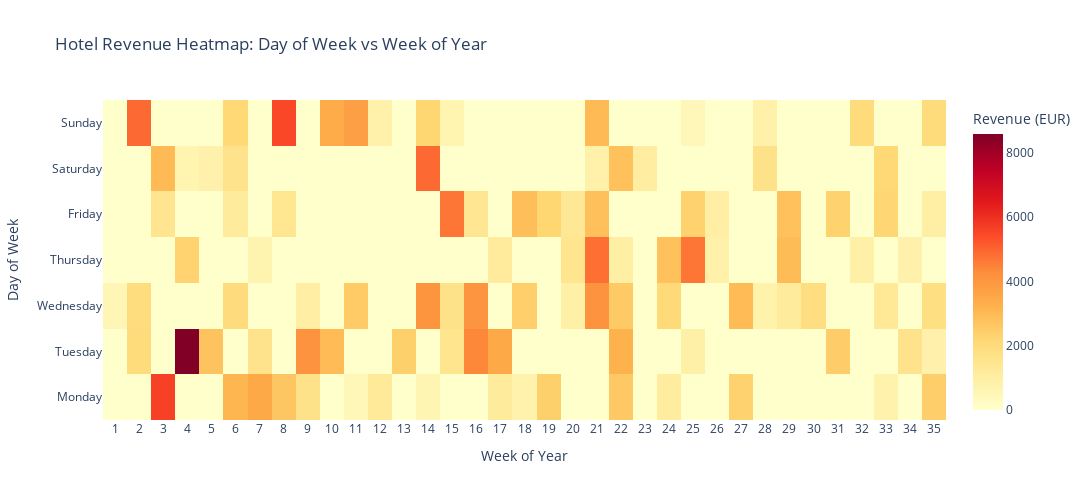

The notebook cell saved with this chart:
### Markdown cell above
## 3) Chart 2: Revenue Heatmap (Day of Week vs Week of Year)

This heat map shows the hotel revenue pattern by day of the week and week of the year.

### Code cell
# CHART 2: Revenue Heatmap (Day of Week vs Week of Year)

# Confirm which date column is being used
print(f"Using date column for heatmap: {trx_date_col}")

# Prepare revenue data - use loaded transactions
revenue_data = transactions[(transactions['credit_or_debit'] == 'CRDT') & 
                             (transactions['additional_info'].str.contains('Resort Revenue', na=False))].copy()

revenue_data['date'] = pd.to_datetime(revenue_data[trx_date_col])
revenue_data['day_of_week'] = revenue_data['date'].dt.day_name()
# Convert week to integer properly
revenue_data['week_of_year'] = revenue_data['date'].dt.isocalendar().week.astype(int)

# Aggregate revenue by week and day
heatmap_data = revenue_data.groupby(['week_of_year', 'day_of_week'], as_index=False)['amount'].sum()

# Debug: check data
print(f"Heatmap data shape: {heatmap_data.shape}")
print(f"Sample data:\n{heatmap_data.head(10)}")
print(f"Week range: {heatmap_data['week_of_year'].min()} to {heatmap_data['week_of_year'].max()}")

# Pivot for heatmap
day_order = ['Monday', 'Tuesday', 'Wednesday', 'Thursday', 'Friday', 'Saturday', 'Sunday']
heatmap_pivot = heatmap_data.pivot(index='day_of_week', columns='week_of_year', values='amount')
heatmap_pivot = heatmap_pivot.reindex(day_order)

# Replace NaN with 0 for visualization
heatmap_pivot = heatmap_pivot.fillna(0)

# Create heatmap
fig2 = go.Figure(data=go.Heatmap(
    z=heatmap_pivot.values,
    x=heatmap_pivot.columns.tolist(),
    y=heatmap_pivot.index.tolist(),
    colorscale='YlOrRd',
    hovertemplate='Week %{x}<br>%{y}<br>Revenue: €%{z:,.2f}<extra></extra>',
    colorbar=dict(title='Revenue (EUR)'),
    zmid=None  # Auto-scale colors
))

fig2.update_layout(
    title='Hotel Revenue Heatmap: Day of Week vs Week of Year',
    xaxis=dict(title='Week of Year', type='category'),
    yaxis=dict(title='Day of Week'),
    height=500,
    width=1200
)

fig2.show()

### Figure 1 — Plotly figure (JSON) as saved in the notebook; plotly's stock layout.template omitted (floating-point values rounded to 4 significant figures; data arrays with more than 128 entries replaced by an {"elided": "..."} marker saying what was removed)
{"data": [{"colorbar": {"title": {"text": "Revenue (EUR)"}}, "colorscale": [[0, "rgb(255,255,204)"], [0.125, "rgb(255,237,160)"], [0.25, "rgb(254,217,118)"], [0.375, "rgb(254,178,76)"], [0.5, "rgb(253,141,60)"], [0.625, "rgb(252,78,42)"], [0.75, "rgb(227,26,28)"], [0.875, "rgb(189,0,38)"], [1, "rgb(128,0,38)"]], "hovertemplate": "Week %{x}<br>%{y}<br>Revenue: €%{z:,.2f}<extra></extra>", "type": "heatmap", "x": [1, 2, 3, 4, 5, 6, 7, 8, 9, 10, 11, 12, 13, 14, 15, 16, 17, 18, 19, 20, 21, 22, 23, 24, 25, 26, 27, 28, 29, 30, 31, 32, 33, 34, 35], "y": ["Monday", "Tuesday", "Wednesday", "Thursday", "Friday", "Saturday", "Sunday"], "z": {"elided": "7x35 float values"}}], "layout": {"height": 500, "title": {"text": "Hotel Revenue Heatmap: Day of Week vs Week of Year"}, "width": 1200, "xaxis": {"title": {"text": "Week of Year"}, "type": "category"}, "yaxis": {"title": {"text": "Day of Week"}}}}
